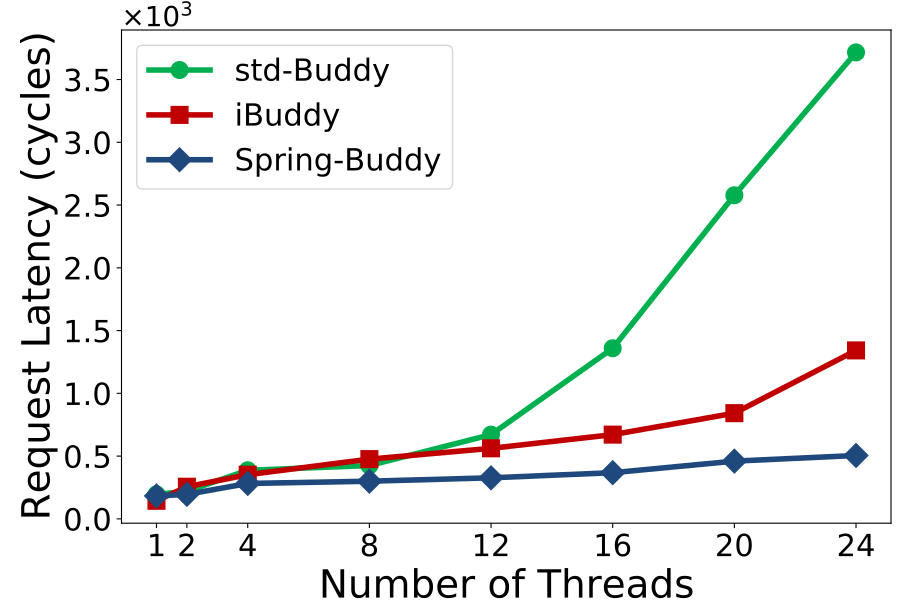

Recreate this plot in Python.
import sys,os
import matplotlib.pyplot as plt
import random

markerTable = {'iBuddy':'s', 'std-Buddy':'o', 'Spring-Buddy':'D'}
colorTable = {'iBuddy':'#C00000', 'std-Buddy':'#00B050', 'Spring-Buddy':'#1f497d'}


xArr = [1,2,4,8,12,16,20,24]
yDict = {
    "std-Buddy": [195, 220, 387, 425, 671, 1359, 2578, 3716],
    "iBuddy": [144, 256, 352, 476, 562, 671, 842, 1342],
    "Spring-Buddy": [183, 195, 282, 300, 327, 368, 460, 505]
}

plt.figure(figsize=(9,6))

targetName = list(yDict.keys())

for i in range(len(targetName)):
    plt.plot(xArr, [num/1000.0 for num in yDict[targetName[i]]], label=targetName[i], linewidth=4, marker=markerTable[targetName[i]], color=colorTable[targetName[i]], markersize=12)

plt.legend(fontsize=22)
plt.xticks(fontsize=22)
plt.yticks(fontsize=22)
plt.xticks(xArr,xArr,fontsize=22)
plt.ylabel('Request Latency (cycles)', fontsize=28)
plt.xlabel('Number of Threads', fontsize=28)

xmin, xmax, ymin, ymax = plt.axis()
plt.text(xmin, ymax*1.005, r'$\times10^{%d}$'%(3),fontsize=20,ha='left')

plt.subplots_adjust(left=0.135, right=0.99, top=0.95, bottom=0.128)

plt.savefig('%s.pdf' % os.path.splitext(sys.argv[0])[0])

plt.show()
